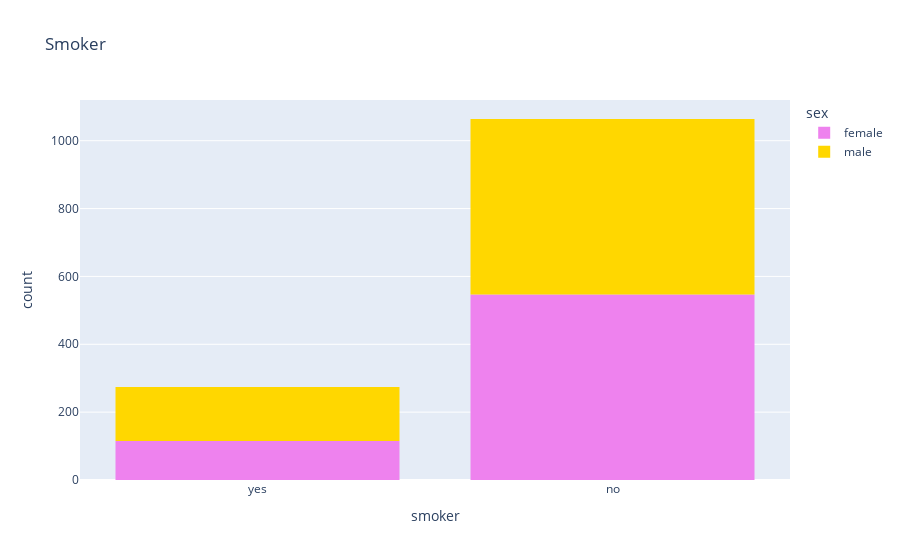

Write notebook code for a chart like this one.
### Code cell
px.histogram(df, x='smoker', color='sex', title='Smoker',color_discrete_sequence=['violet','gold'])

### Figure 1 — Plotly figure (JSON) as saved in the notebook; plotly's stock layout.template omitted (floating-point values rounded to 4 significant figures; data arrays with more than 128 entries replaced by an {"elided": "..."} marker saying what was removed)
{"data": [{"alignmentgroup": "True", "bingroup": "x", "hovertemplate": "sex=female<br>smoker=%{x}<br>count=%{y}<extra></extra>", "legendgroup": "female", "marker": {"color": "violet", "pattern": {"shape": ""}}, "name": "female", "offsetgroup": "female", "orientation": "v", "showlegend": true, "type": "histogram", "x": {"elided": "662 str values"}, "xaxis": "x", "yaxis": "y"}, {"alignmentgroup": "True", "bingroup": "x", "hovertemplate": "sex=male<br>smoker=%{x}<br>count=%{y}<extra></extra>", "legendgroup": "male", "marker": {"color": "gold", "pattern": {"shape": ""}}, "name": "male", "offsetgroup": "male", "orientation": "v", "showlegend": true, "type": "histogram", "x": {"elided": "676 str values"}, "xaxis": "x", "yaxis": "y"}], "layout": {"barmode": "relative", "legend": {"title": {"text": "sex"}, "tracegroupgap": 0}, "title": {"text": "Smoker"}, "xaxis": {"anchor": "y", "domain": [0, 1], "title": {"text": "smoker"}}, "yaxis": {"anchor": "x", "domain": [0, 1], "title": {"text": "count"}}}}
